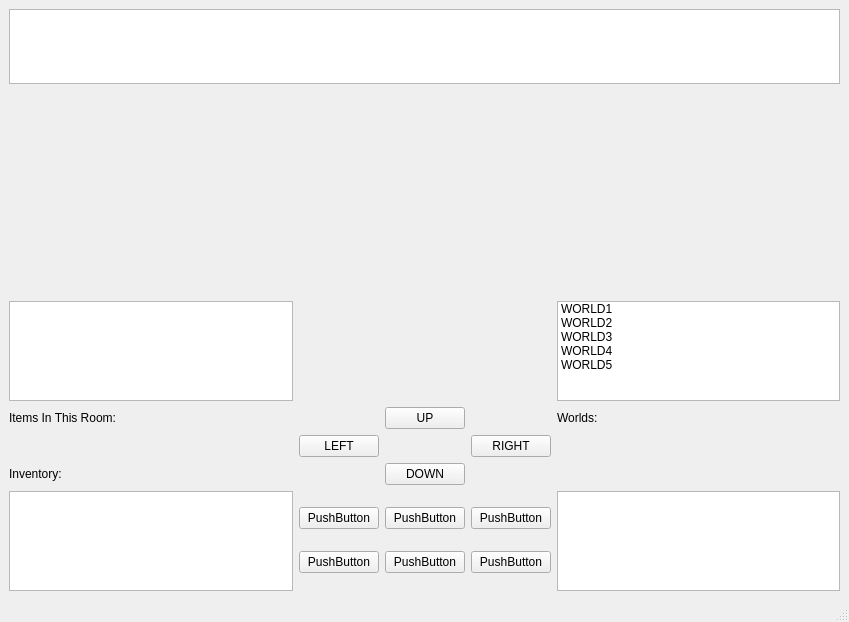
<?xml version="1.0" encoding="UTF-8"?>
<ui version="4.0">
 <class>MainWindow</class>
 <widget class="QMainWindow" name="MainWindow">
  <property name="geometry">
   <rect>
    <x>0</x>
    <y>0</y>
    <width>849</width>
    <height>622</height>
   </rect>
  </property>
  <property name="windowTitle">
   <string>MainWindow</string>
  </property>
  <widget class="QWidget" name="centralwidget">
   <layout class="QVBoxLayout" name="verticalLayout">
    <item>
     <widget class="QTextEdit" name="DIALOGUEBOX">
      <property name="sizePolicy">
       <sizepolicy hsizetype="Expanding" vsizetype="Maximum">
        <horstretch>0</horstretch>
        <verstretch>0</verstretch>
       </sizepolicy>
      </property>
      <property name="maximumSize">
       <size>
        <width>16777215</width>
        <height>75</height>
       </size>
      </property>
      <property name="undoRedoEnabled">
       <bool>false</bool>
      </property>
      <property name="readOnly">
       <bool>true</bool>
      </property>
     </widget>
    </item>
    <item>
     <layout class="QGridLayout" name="MAPGRID">
      <item row="0" column="0">
       <widget class="QWidget" name="PAINTWIDGET" native="true">
        <property name="sizePolicy">
         <sizepolicy hsizetype="Preferred" vsizetype="Expanding">
          <horstretch>0</horstretch>
          <verstretch>0</verstretch>
         </sizepolicy>
        </property>
       </widget>
      </item>
     </layout>
    </item>
    <item>
     <layout class="QGridLayout" name="gridLayout">
      <property name="sizeConstraint">
       <enum>QLayout::SetMaximumSize</enum>
      </property>
      <item row="3" column="4">
       <widget class="QPushButton" name="DPAD_LEFT">
        <property name="text">
         <string>LEFT</string>
        </property>
       </widget>
      </item>
      <item row="2" column="7">
       <widget class="QLabel" name="label_3">
        <property name="text">
         <string>Worlds:</string>
        </property>
       </widget>
      </item>
      <item row="6" column="4">
       <layout class="QVBoxLayout" name="verticalLayout_5">
        <item>
         <widget class="QPushButton" name="pushButton_4">
          <property name="text">
           <string>PushButton</string>
          </property>
         </widget>
        </item>
        <item>
         <widget class="QPushButton" name="pushButton_3">
          <property name="text">
           <string>PushButton</string>
          </property>
         </widget>
        </item>
       </layout>
      </item>
      <item row="6" column="6">
       <layout class="QVBoxLayout" name="verticalLayout_6">
        <item>
         <widget class="QPushButton" name="pushButton_6">
          <property name="text">
           <string>PushButton</string>
          </property>
         </widget>
        </item>
        <item>
         <widget class="QPushButton" name="pushButton_5">
          <property name="text">
           <string>PushButton</string>
          </property>
         </widget>
        </item>
       </layout>
      </item>
      <item row="6" column="7">
       <widget class="QListWidget" name="listWidget_2">
        <property name="maximumSize">
         <size>
          <width>16777215</width>
          <height>100</height>
         </size>
        </property>
       </widget>
      </item>
      <item row="6" column="0">
       <widget class="QListWidget" name="INVENTORYLIST">
        <property name="maximumSize">
         <size>
          <width>16777215</width>
          <height>100</height>
         </size>
        </property>
       </widget>
      </item>
      <item row="4" column="5">
       <widget class="QPushButton" name="DPAD_DOWN">
        <property name="text">
         <string>DOWN</string>
        </property>
       </widget>
      </item>
      <item row="4" column="0">
       <widget class="QLabel" name="label_2">
        <property name="text">
         <string>Inventory:</string>
        </property>
       </widget>
      </item>
      <item row="3" column="6">
       <widget class="QPushButton" name="DPAD_RIGHT">
        <property name="text">
         <string>RIGHT</string>
        </property>
       </widget>
      </item>
      <item row="2" column="0">
       <widget class="QLabel" name="label">
        <property name="text">
         <string>Items In This Room:</string>
        </property>
       </widget>
      </item>
      <item row="2" column="5">
       <widget class="QPushButton" name="DPAD_UP">
        <property name="text">
         <string>UP</string>
        </property>
       </widget>
      </item>
      <item row="1" column="7">
       <widget class="QListWidget" name="WORLDLIST">
        <property name="sizePolicy">
         <sizepolicy hsizetype="Expanding" vsizetype="Maximum">
          <horstretch>0</horstretch>
          <verstretch>0</verstretch>
         </sizepolicy>
        </property>
        <property name="maximumSize">
         <size>
          <width>16777215</width>
          <height>100</height>
         </size>
        </property>
        <item>
         <property name="text">
          <string>WORLD1</string>
         </property>
        </item>
        <item>
         <property name="text">
          <string>WORLD2</string>
         </property>
        </item>
        <item>
         <property name="text">
          <string>WORLD3</string>
         </property>
        </item>
        <item>
         <property name="text">
          <string>WORLD4</string>
         </property>
        </item>
        <item>
         <property name="text">
          <string>WORLD5</string>
         </property>
        </item>
       </widget>
      </item>
      <item row="6" column="5">
       <layout class="QVBoxLayout" name="verticalLayout_2">
        <item>
         <widget class="QPushButton" name="pushButton_2">
          <property name="text">
           <string>PushButton</string>
          </property>
         </widget>
        </item>
        <item>
         <widget class="QPushButton" name="pushButton">
          <property name="text">
           <string>PushButton</string>
          </property>
         </widget>
        </item>
       </layout>
      </item>
      <item row="1" column="0">
       <widget class="QListWidget" name="ROOMITEMS">
        <property name="sizePolicy">
         <sizepolicy hsizetype="Expanding" vsizetype="Maximum">
          <horstretch>0</horstretch>
          <verstretch>0</verstretch>
         </sizepolicy>
        </property>
        <property name="maximumSize">
         <size>
          <width>16777215</width>
          <height>100</height>
         </size>
        </property>
       </widget>
      </item>
     </layout>
    </item>
   </layout>
  </widget>
  <widget class="QMenuBar" name="menubar">
   <property name="geometry">
    <rect>
     <x>0</x>
     <y>0</y>
     <width>849</width>
     <height>21</height>
    </rect>
   </property>
  </widget>
  <widget class="QStatusBar" name="statusbar"/>
 </widget>
 <resources/>
 <connections/>
</ui>
